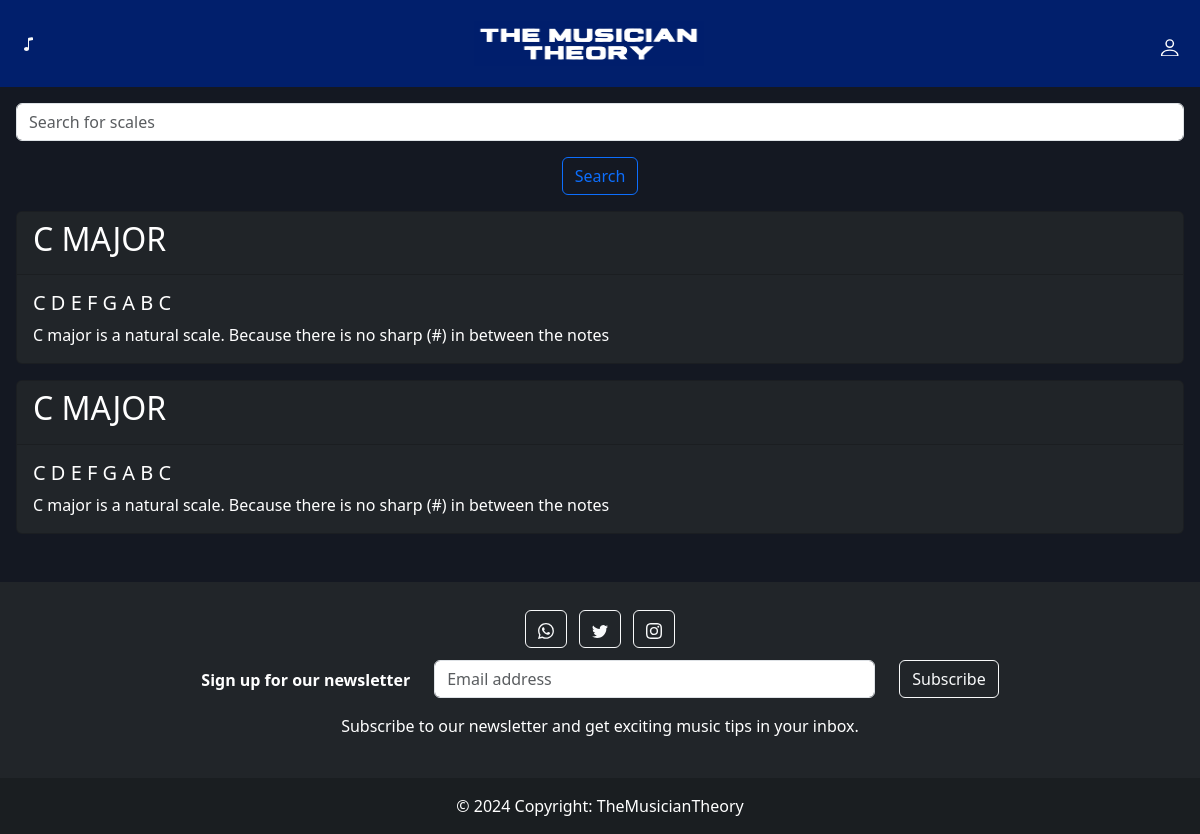
The app's page /scales/ with its own data.
### music_admin/models.py (models this page shows, shortened)
class Scale(models.Model):
    name = models.CharField(max_length=100)
    scale = models.CharField(max_length=100)
    discription = models.TextField()
    keyboard_image = models.ImageField(upload_to='scales/keyboard', default="x")
    guitar_image = models.ImageField(upload_to='scales/guitar', default="x")

### base/views.py (the view)
# urls.py: path('scales/', views.show_scales, name='show_scales'),
def show_scales(request):
    if request.method == "POST":
        search = request.POST.get("search")
        data = Scale.objects.filter(name__contains=search)
        return render(request, 'base/all_cards.html', {'data': data, 'search': search})
    else:
        data = Scale.objects.all()
        return render(request, 'base/all_cards.html', {'data': data})

### base/templates/base/all_cards.html (shortened to what this page needs)
{% extends 'base/base.html' %}
{% block content %}
<div>
    <div class="m-3">
        <form class="" action="" method="post">
            <div class="">
                <div class="">
                    <input name="search" class="form-control" type="text" placeholder="Search for scales" >
                </div>
                <div align="center" class="m-3">
                    <button class="btn btn-outline-primary" type="submit">Search</button>
                </div>
            </div>
        </form>
    </div>
    {% if data %}
        {% for item in data %}
            <a href={% url 'base:show_result' id=item.id %}>
                <div class="card text-white bg-dark m-3" style="max-width: 100rem;">
                    <div class="card-header"><h2>{{ item.name }}</h2></div>
                    <div class="card-body">
                    <h5 class="card-title">{{ item.scale }}</h5>
                    <p class="card-text">{{ item.discription }}</p>
                    </div>
                </div>
            </a>
        {% endfor %}
    {% else %}
        <div align="center" class="m-3">
            <h2>No item found!!</h2>
        </div>
    {% endif %}
</div>
{% endblock %}

### base/static/base/css/style.css (style rules this page uses)
a { text-decoration: none; color: white; }

### records on screen
Scale: name "C MAJOR", scale "C D E F G A B C", discription "C major is a natural scale. Because there is no sharp (#) in between the notes"
Scale: name "C MAJOR", scale "C D E F G A B C", discription "C major is a natural scale. Because there is no sharp (#) in between the notes"
